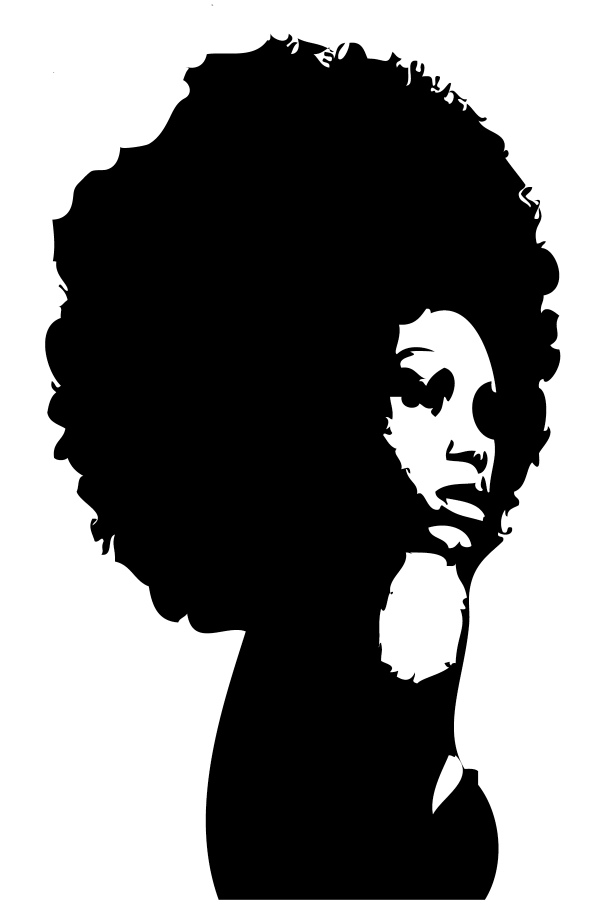
#> input picture BP-work/silhouettes/afro.png, 1186 x 1804 px (shown at 1/2 size); its folder holds only this picture in this run
$ python -i marble_render1.py   (imports and definitions only)
#> lines starting #> are read from the running program, lines starting #| are printed output that depends on the picture; after the words box and inside, x2 and y2 are one past the last pixel; in counts of white or black regions, pixels touching at a corner belong together
import argparse
import json
import os
import random
import time
from typing import List, Tuple, Optional

import numpy as np
from PIL import Image
try:
    import pygame
    from pygame.locals import QUIT, KEYDOWN, K_ESCAPE
    HAS_PYGAME = True
except Exception:
    HAS_PYGAME = False

# Defaults
# [15 lines left out: functions rgb01_to_hex, hex_to_rgb01, not called in this run]

def get_random_silhouette():
    """Get a random silhouette from the silhouettes folder, fallback to wolfimage.png if none found."""
    silhouettes_dir = os.path.join(os.path.dirname(__file__), "silhouettes")
    fallback = os.path.join(os.path.dirname(__file__), "wolfimage.png")

    if not os.path.exists(silhouettes_dir):
        return fallback

    # Get all PNG files from silhouettes directory
    silhouette_files = [f for f in os.listdir(silhouettes_dir)
                       if f.lower().endswith(('.png', '.jpg', '.jpeg'))]

    if not silhouette_files:
        return fallback

    # Select random silhouette
    selected_file = random.choice(silhouette_files)
    selected_path = os.path.join(silhouettes_dir, selected_file)

    try:
        print(f"🎲 Randomly selected silhouette: {selected_file}")
    except UnicodeEncodeError:
        print(f"[DICE] Randomly selected silhouette: {selected_file}")
    return selected_path

DEFAULT_INPUT = get_random_silhouette()
DEFAULT_COLORS = os.path.join(os.path.dirname(__file__), "colors.json")
DEFAULT_OUTPUT = os.path.join(os.path.dirname(__file__), "marble_output.png")


def parse_colors(colors_path: str) -> Tuple[List[Tuple[float, float, float]], List[float]]:
    """
    Parse colors from JSON file and randomly select 6 colors with standard percentages.
    Automatically picks 6 colors from the full palette and applies:
    25%, 20%, 20%, 15%, 10%, 10% distribution.

    Returns (colors_rgb_0_1, weights_norm) where weights sum to 1.
    If file missing or invalid, returns a fallback palette.
    """
    # Provide a 6-color default palette with matching weights
    fallback_colors = [
        (230/255.0, 70/255.0, 70/255.0),   # red
        (60/255.0, 120/255.0, 230/255.0),  # blue
        (60/255.0, 200/255.0, 120/255.0),  # green
        (255/255.0, 140/255.0, 0/255.0),   # orange
        (148/255.0, 0/255.0, 211/255.0),   # violet
        (255/255.0, 20/255.0, 147/255.0)   # pink
    ]
    fallback_weights = [0.25, 0.20, 0.20, 0.15, 0.10, 0.10]

    # Standard 6-color percentage breakdown
    standard_percentages = [25, 20, 20, 15, 10, 10]

    try:
        with open(colors_path, "r", encoding="utf-8") as f:
            data = json.load(f)
    except Exception:
        # Return 6 fallback colors and weights normalized to sum to 1
        return fallback_colors, [w/100.0 for w in standard_percentages]

    # [13 lines left out: function hex_to_rgb01, not called in this run]
    # Parse all available colors from the JSON
    all_colors = []

    try:
        if isinstance(data, list):
            for item in data:
                if isinstance(item, dict) and "color" in item:
                    col = item["color"]
                    if isinstance(col, str):
                        c = hex_to_rgb01(col)
                        all_colors.append(c)
                    elif isinstance(col, (list, tuple)) and len(col) >= 3:
                        c = (float(col[0])/255.0, float(col[1])/255.0, float(col[2])/255.0)
                        all_colors.append(c)
                elif isinstance(item, (list, tuple)) and len(item) >= 3:
                    c = (float(item[0])/255.0, float(item[1])/255.0, float(item[2])/255.0)
                    all_colors.append(c)
    except Exception:
        return fallback_colors, [w/100.0 for w in standard_percentages]

    # If we have colors, deterministically take the first 6 in file order
    if all_colors and len(all_colors) >= 6:
        selected_colors = all_colors[:6]
        selected_weights = [w/100.0 for w in standard_percentages]

        # Show which colors were selected (in order)
        color_names = []
        for color in selected_colors:
            hex_color = "#{:02x}{:02x}{:02x}".format(
                int(color[0] * 255), int(color[1] * 255), int(color[2] * 255)
            )
            color_names.append(hex_color)
        try:
            print(f"🎨 Selected colors (from Arduino JSON): {', '.join(color_names)}")
            print(f"📊 Percentages: {standard_percentages}")
        except UnicodeEncodeError:
            print(f"[ART] Selected colors (from JSON): {', '.join(color_names)}")
            print(f"[CHART] Percentages: {standard_percentages}")

        return selected_colors, selected_weights
    elif all_colors:
        # If fewer than 6 colors, use what we have with adjusted percentages
        selected_weights = [w/100.0 for w in standard_percentages[:len(all_colors)]]
        # Normalize to sum to 1
        total = sum(selected_weights)
        selected_weights = [w/total for w in selected_weights]
        return all_colors, selected_weights
    else:
        return fallback_colors, [w/100.0 for w in standard_percentages]


def build_bands(weights: List[float]) -> np.ndarray:
    """
    Convert weights into cumulative bounds in [0,1], last element = 1.
    Use sqrt on cumulative so band areas are proportional in circular warps,
    but since we stripe along x, we keep linear cumulative for now.
    """
    cum = np.cumsum(np.array(weights, dtype=np.float64))
    cum[-1] = 1.0
    return cum


def smoothstep(edge0, edge1, x):
    # Elementwise smoothstep with safe denominator for arrays
    denom = np.maximum(1e-8, (edge1 - edge0))
    t = np.clip((x - edge0) / denom, 0.0, 1.0)
    return t * t * (3.0 - 2.0 * t)


def domain_warp(u, v, seed=0, strength=0.1, octaves=3):
    """Generate a displacement field (du,dv) using summed sines/cosines for marbling."""
    rng = np.random.RandomState(seed)
    du = np.zeros_like(u)
    dv = np.zeros_like(v)
    amp = strength
    for o in range(octaves):
        # random orientation and frequency
        a1 = rng.uniform(-1.0, 1.0)
        b1 = rng.uniform(-1.0, 1.0)
        a2 = rng.uniform(-1.0, 1.0)
        b2 = rng.uniform(-1.0, 1.0)
        f = rng.uniform(1.5, 4.5) * (1.6 ** o)
        p1 = rng.uniform(0, 2*np.pi)
        p2 = rng.uniform(0, 2*np.pi)
        theta1 = 2*np.pi * (a1 * u + b1 * v) * f + p1
        theta2 = 2*np.pi * (a2 * u + b2 * v) * f + p2
        du += amp * (np.sin(theta1) + 0.5*np.cos(theta2))
        dv += amp * (np.cos(theta1) - 0.5*np.sin(theta2))
        amp *= 0.5
    return du, dv


def swirl_field(u, v, centers: List[Tuple[float,float]], strength=0.06, radius=0.35):
    """Add rotational displacement around given centers with Gaussian falloff."""
    du = np.zeros_like(u)
    dv = np.zeros_like(v)
    rsq = radius * radius
    for (cx, cy) in centers:
        rx = u - cx
        ry = v - cy
        r2 = rx*rx + ry*ry
        fall = np.exp(-r2 / max(1e-6, rsq))
        invr = 1.0 / np.sqrt(r2 + 1e-6)
        du += strength * (-ry) * invr * fall
        dv += strength * ( rx) * invr * fall
    return du, dv


def render_marble(input_path: str, colors_path: str, output_path: str, seed: int = 0,
                  edge: float = 0.018, warp_strength: float = 0.14, octaves: int = 4,
                  swirl_count: int = 2, comb_amp: float = 0.05, comb_freq: float = 10.0,
                  flow_steps: int = 2, palette_out: Optional[str] = None) -> None:
    # Load silhouette as mask
    img = Image.open(input_path).convert("L")
    W, H = img.size
    mask = np.array(img, dtype=np.float32) / 255.0
    # Invert: treat dark silhouette as inside, white background as outside
    inside = mask < 0.5

    # Coordinates in [0,1]
    yy, xx = np.mgrid[0:H, 0:W]
    u = (xx + 0.5) / float(W)
    v = (yy + 0.5) / float(H)

    # Load colors and weights
    colors, weights = parse_colors(colors_path)
    # write the palette we actually used
    if palette_out:
        with open(palette_out, "w", encoding="utf-8") as f:
            payload = {
                "colors": [rgb01_to_hex(c) for c in colors],
                "weights": weights,
                "silhouette": os.path.basename(input_path) if input_path else None
            }
            json.dump(payload, f, ensure_ascii=False)
    bounds = build_bands(weights)  # 1D cumulative
    colors_arr = np.array(colors, dtype=np.float32)  # (N,3)

    # Base stripe coordinate (with a slight vertical wobble)
    rng = np.random.RandomState(seed)
    wobble = 0.07 * np.sin(2*np.pi*(1.7*v + rng.uniform(0,1)))
    t = (u + wobble) % 1.0

    # Domain warp for marbling
    du1, dv1 = domain_warp(u, v, seed=seed, strength=warp_strength, octaves=octaves)
    # Big swirls
    # Choose swirl centers within the silhouette bbox
    ys, xs = np.where(inside)
    if ys.size > 0:
        y_min, y_max = ys.min()/float(H), ys.max()/float(H)
        x_min, x_max = xs.min()/float(W), xs.max()/float(W)
    else:
        y_min, y_max, x_min, x_max = 0.2, 0.8, 0.2, 0.8
    centers = [(rng.uniform(x_min, x_max), rng.uniform(y_min, y_max)) for _ in range(max(0, swirl_count))]
    du2, dv2 = swirl_field(u, v, centers, strength=warp_strength*0.7, radius=0.35)

    u2 = (u + du1 + du2) % 1.0
    v2 = (v + dv1 + dv2) % 1.0
    # Comb (rake) warp: introduce repeated streaks along v to increase marbling
    phase = np.random.RandomState(seed+77).uniform(0.0, 1.0)
    u2 = (u2 + comb_amp * np.sin(2*np.pi*(comb_freq * v + phase))) % 1.0
    # Iterative flow to elongate streaks (advect coordinates a couple of times)
    for i in range(max(0, int(flow_steps))):
        duf, dvf = domain_warp(u2, v2, seed=seed+200+i, strength=warp_strength*0.6, octaves=max(1, octaves-1))
        u2 = (u2 + 0.5 * duf) % 1.0
        v2 = (v2 + 0.5 * dvf) % 1.0
    t2 = (u2 + 0.0*v2) % 1.0  # stripes primarily along x, warped by displacement

    # Map t2 to color bands with soft edges
    # Ensure last bound = 1.0
    bounds = np.array(bounds, dtype=np.float32)
    bounds[-1] = 1.0

    # Find band index: first i where t2 <= bounds[i]
    cmp = t2[..., None] <= bounds[None, None, :]
    # Guarantee at least one True at the last slot
    cmp[..., -1] = True
    idx = np.argmax(cmp, axis=-1)  # (H,W)

    # Current and previous colors
    curr_col = colors_arr[idx]
    prev_idx = np.clip(idx - 1, 0, len(bounds)-1)
    prev_col = colors_arr[prev_idx]
    prev_bound = np.where(idx > 0, bounds[idx - 1], 0.0)

    # Smooth blend near boundary
    w = smoothstep(prev_bound, prev_bound + edge, t2)
    w = np.where(idx > 0, w, 1.0)
    col = prev_col * (1.0 - w)[..., None] + curr_col * w[..., None]

    # Composite over white outside mask
    out = np.ones((H, W, 3), dtype=np.float32)
    out[inside] = col[inside]

    # Save
    Image.fromarray(np.clip(out*255.0, 0, 255).astype(np.uint8)).save(output_path)


def compute_center(inside_mask: np.ndarray) -> Tuple[float, float]:
    """Return center (cx, cy) in pixel coordinates as the centroid of the inside mask.
    If mask is empty, return image center.
    """
    H, W = inside_mask.shape
    ys, xs = np.where(inside_mask)
    if ys.size == 0:
        return (W/2.0, H/2.0)
    cx = xs.mean()
    cy = ys.mean()
    return (float(cx), float(cy))


def animate_reveal(col: np.ndarray, inside: np.ndarray, output_path: str,
                   center: Optional[Tuple[float,float]] = None,
                   seconds: float = 6.0, fps: int = 30, reveal_edge_px: float = 10.0,
                   preview: bool = True, save_final: bool = True) -> None:
    """
    Animate a radial reveal from center over white background. If preview is True and pygame
    is available, display live; otherwise, save a few progress frames and the final image.
    col: (H,W,3) float32 in [0,1]
    inside: (H,W) boolean mask
    center: (cx,cy) in pixel coordinates; if None, use centroid
    """
    H, W, _ = col.shape
    if center is None:
        cx, cy = compute_center(inside)
    else:
        cx, cy = center

    yy, xx = np.mgrid[0:H, 0:W]
    dist = np.sqrt((xx - cx)**2 + (yy - cy)**2)
    # Maximum distance needed to cover all inside pixels
    max_dist = float(dist[inside].max()) if inside.any() else float(np.hypot(W, H))
    total_frames = max(1, int(seconds * fps))

    # [10 lines left out: function frame_image, not called in this run]

    if preview and HAS_PYGAME:
        pygame.init()
        surf = pygame.display.set_mode((W, H))
        pygame.display.set_caption("Marble Reveal Preview (Esc to exit)")
        clock = pygame.time.Clock()

        running = True
        # Animation phase
        for i in range(total_frames):
            for event in pygame.event.get():
                if event.type == QUIT:
                    running = False
                if event.type == KEYDOWN and event.key == K_ESCAPE:
                    running = False
            if not running:
                break
            frame = frame_image(i)
            frame8 = np.clip(frame * 255.0, 0, 255).astype(np.uint8)
            frame_surface = pygame.surfarray.make_surface(np.transpose(frame8, (1, 0, 2)))
            surf.blit(frame_surface, (0, 0))
            pygame.display.flip()
            clock.tick(fps)

        # Hold final image on screen until user exits
        if running:
            final = frame_image(total_frames - 1)
            final8 = np.clip(final * 255.0, 0, 255).astype(np.uint8)
            final_surface = pygame.surfarray.make_surface(np.transpose(final8, (1, 0, 2)))
            surf.blit(final_surface, (0, 0))
            pygame.display.flip()
            while running:
                for event in pygame.event.get():
                    if event.type == QUIT:
                        running = False
                    if event.type == KEYDOWN and event.key == K_ESCAPE:
                        running = False
                clock.tick(30)

        pygame.quit()

    # Always save final image
    if save_final:
        final = frame_image(total_frames - 1)
        Image.fromarray(np.clip(final*255.0, 0, 255).astype(np.uint8)).save(output_path)


def main():
    p = argparse.ArgumentParser(description="Generate a marbled image inside a silhouette using color ratios. Randomly selects from silhouettes folder by default.")
    p.add_argument("--input", default=DEFAULT_INPUT, help="Path to silhouette image (PNG with black silhouette on white). If not specified, randomly selects from silhouettes/ folder")
    p.add_argument("--random", action="store_true", help="Force random silhouette selection even if --input is specified")
    p.add_argument("--list-silhouettes", action="store_true", help="List available silhouettes and exit")
    p.add_argument("--colors", default=DEFAULT_COLORS, help="Path to colors.json with ratios")
    p.add_argument("--output", default=DEFAULT_OUTPUT, help="Path to save output PNG")
    p.add_argument("--seed", type=int, default=3, help="Random seed for marbling")
    p.add_argument("--edge", type=float, default=0.02, help="Soft edge width between bands (0..0.1)")
    p.add_argument("--strength", type=float, default=0.16, help="Warp strength (0..0.3)")
    p.add_argument("--octaves", type=int, default=4, help="Warp octaves (1..5)")
    p.add_argument("--swirls", type=int, default=2, help="Number of large swirl centers (0..5)")
    p.add_argument("--comb-amp", type=float, default=0.06, help="Comb (rake) warp amplitude (0..0.2)")
    p.add_argument("--comb-freq", type=float, default=9.0, help="Comb (rake) warp frequency (bands along vertical)")
    p.add_argument("--flow-steps", type=int, default=2, help="Iterative flow steps to elongate streaks (0..4)")
    # Reveal animation options - PREVIEW IS NOW ON BY DEFAULT
    p.add_argument("--no-preview", action="store_true", help="Disable the live center-out reveal animation")
    p.add_argument("--seconds", type=float, default=6.0, help="Duration of the reveal animation")
    p.add_argument("--fps", type=int, default=30, help="Frames per second for preview")
    p.add_argument("--center-x", type=float, default=None, help="Reveal center X in [0,1] (relative); default: mask centroid")
    p.add_argument("--center-y", type=float, default=None, help="Reveal center Y in [0,1] (relative); default: mask centroid")
    p.add_argument("--reveal-edge", type=float, default=12.0, help="Reveal edge softness in pixels")
    p.add_argument("--palette-out", default=None, help="Path to write the selected colors/weights JSON")

    args = p.parse_args()

    # Handle special options
    if args.list_silhouettes:
        silhouettes_dir = os.path.join(os.path.dirname(__file__), "silhouettes")
        if os.path.exists(silhouettes_dir):
            silhouette_files = [f for f in os.listdir(silhouettes_dir)
                               if f.lower().endswith(('.png', '.jpg', '.jpeg'))]
            if silhouette_files:
                try:
                    print("🎨 Available silhouettes:")
                except UnicodeEncodeError:
                    print("[ART] Available silhouettes:")
                for i, filename in enumerate(sorted(silhouette_files), 1):
                    print(f"  {i}. {filename}")
            else:
                try:
                    print("❌ No silhouettes found in silhouettes/ folder")
                except UnicodeEncodeError:
                    print("[X] No silhouettes found in silhouettes/ folder")
        else:
            try:
                print("❌ silhouettes/ folder not found")
            except UnicodeEncodeError:
                print("[X] silhouettes/ folder not found")
        return

    # Use random silhouette if --random flag is used
    if args.random:
        args.input = get_random_silhouette()

    # Set preview to True by default, disable only if --no-preview is used
    args.preview = not args.no_preview

    # First, generate the marbled image deterministically for the given seed/params
    render_marble(
        args.input, args.colors, args.output, seed=args.seed,
        edge=args.edge, warp_strength=args.strength, octaves=args.octaves,
        swirl_count=args.swirls, comb_amp=args.comb_amp, comb_freq=args.comb_freq,
        flow_steps=args.flow_steps, palette_out=args.palette_out
    )
#> in render_marble, `inside = mask < 0.5`:
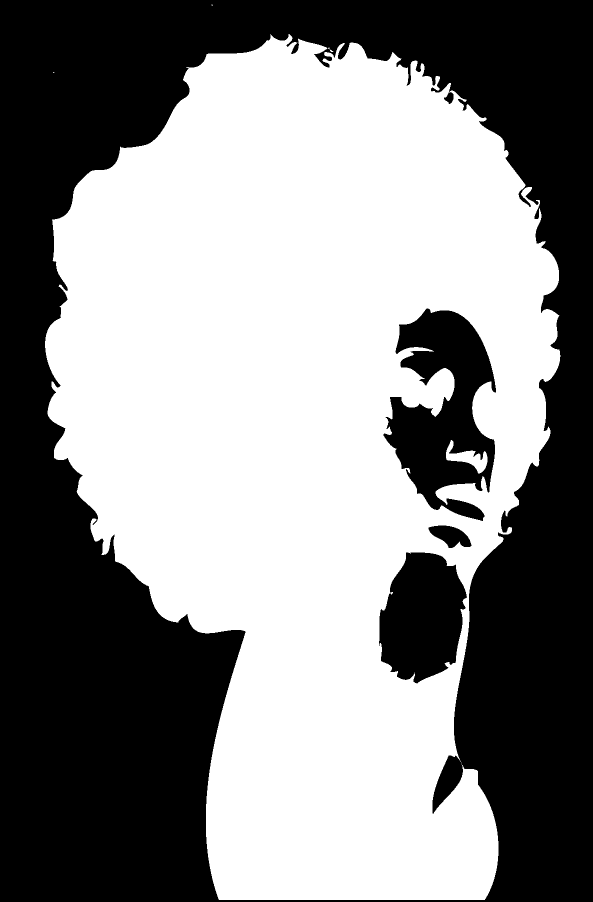
#> inside: shape (1804, 1186) bool (shown at 1/2 size); 53.8% white; 5 black regions, box (x1, y1, x2, y2) and area: (0, 0, 1186, 1804) 898338, (767, 617, 992, 1042) 52350, (758, 1105, 934, 1367) 34172, (857, 1051, 943, 1096) 2333, (888, 184, 907, 208) 277
#> in render_marble, `du1, dv1 = domain_warp(u, v, seed=seed, strength=warp_strength, octave..`:
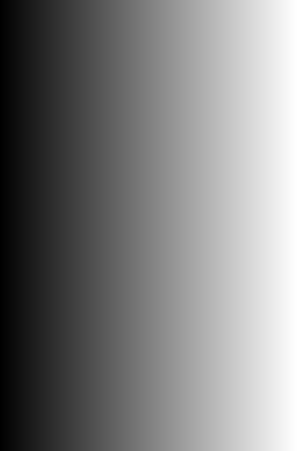
#> u: shape (1804, 1186) float64 (shown at 1/4 size); min 0.000422, max 1, mean 0.5
#> in render_marble, `y_min, y_max = ys.min()/float(H), ys.max()/float(H)`: y_min = 0.00499; y_max = 0.997
#> in render_marble, `x_min, x_max = xs.min()/float(W), xs.max()/float(W)`: x_min = 0.0759; x_max = 0.944
#> in render_marble, `centers = [(rng.uniform(x_min, x_max), rng.uniform(y_min, y_max)) for ..`: centers = [(0.691, 0.294), (0.52, 0.891)]
#> the loop in swirl_field, `for (cx, cy) in centers:` made 2 passes
#> pass 1, in swirl_field, `fall = np.exp(-r2 / max(1e-6, rsq))`:
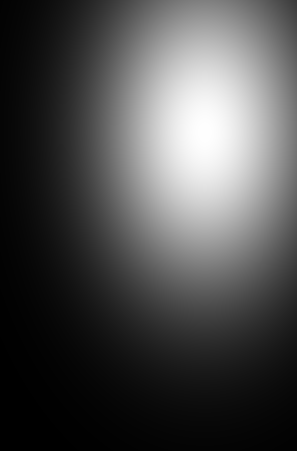
#> fall: shape (1804, 1186) float64 (shown at 1/4 size); min 0.000349, max 1, mean 0.302
#> in render_marble, `out[inside] = col[inside]`:
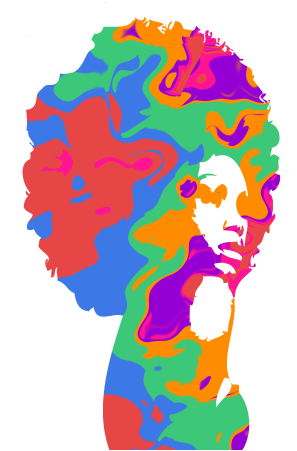
#> out: shape (1804, 1186, 3) float32 (shown at 1/4 size); mean of channels 0, 1, 2 0.783, 0.701, 0.713; drawn as R, G, B

    # If no preview requested, we're done
    if not getattr(args, "preview", False):
        print(f"Saved: {args.output}")
        return

    # If preview requested, compute the same image in-memory and animate reveal
    img = Image.open(args.output).convert("RGB")
    col = np.array(img, dtype=np.float32) / 255.0
    # Re-load mask and inside for reveal and center calculation
    mask_img = Image.open(args.input).convert("L")
    mask = np.array(mask_img, dtype=np.float32) / 255.0
    inside = mask < 0.5

    H, W, _ = col.shape
    if args.center_x is not None and args.center_y is not None:
        cx = float(np.clip(args.center_x, 0.0, 1.0)) * W
        cy = float(np.clip(args.center_y, 0.0, 1.0)) * H
        center = (cx, cy)
    else:
        center = None

    animate_reveal(col, inside, args.output,
                   center=center,
                   seconds=args.seconds,
                   fps=args.fps,
                   reveal_edge_px=args.reveal_edge,
                   preview=True,
                   save_final=True)
#> in compute_center, `cx = xs.mean()`: cx = 607.8
#> in compute_center, `cy = ys.mean()`: cy = 872.7
#> in animate_reveal, `cx, cy = compute_center(inside)`: cx = 607.8; cy = 872.7
#> in animate_reveal, `dist = np.sqrt((xx - cx)**2 + (yy - cy)**2)`:
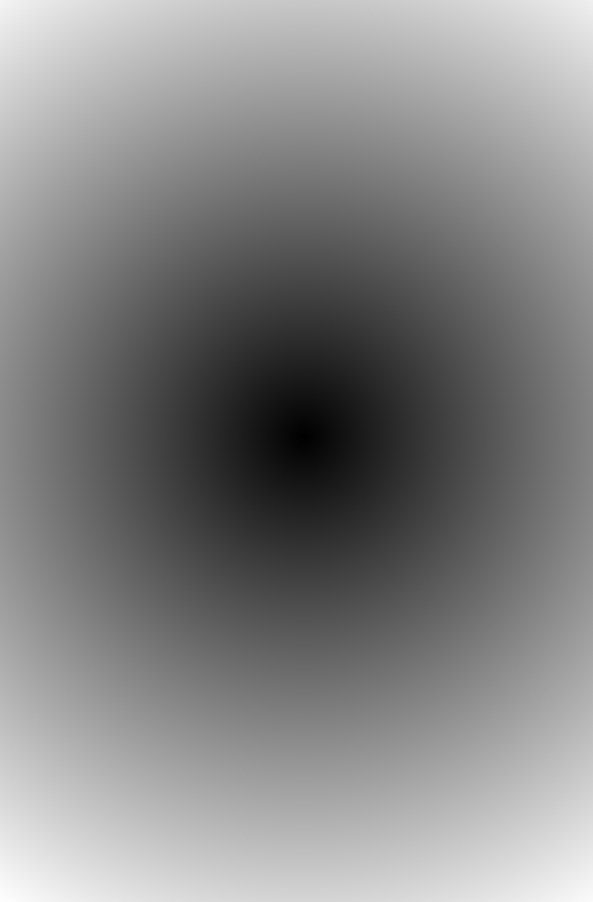
#> dist: shape (1804, 1186) float64 (shown at 1/2 size); min 0.342, max 1111.2, mean 580; drawn with min black and max white
#> in animate_reveal, `max_dist = float(dist[inside].max()) if inside.any() else float(np.hyp..`: max_dist = 994.2
    print(f"Saved (final frame): {args.output}")


# [2 lines not run here, left out]

#> (the run stopped early here; a loop or call above may not have finished)
